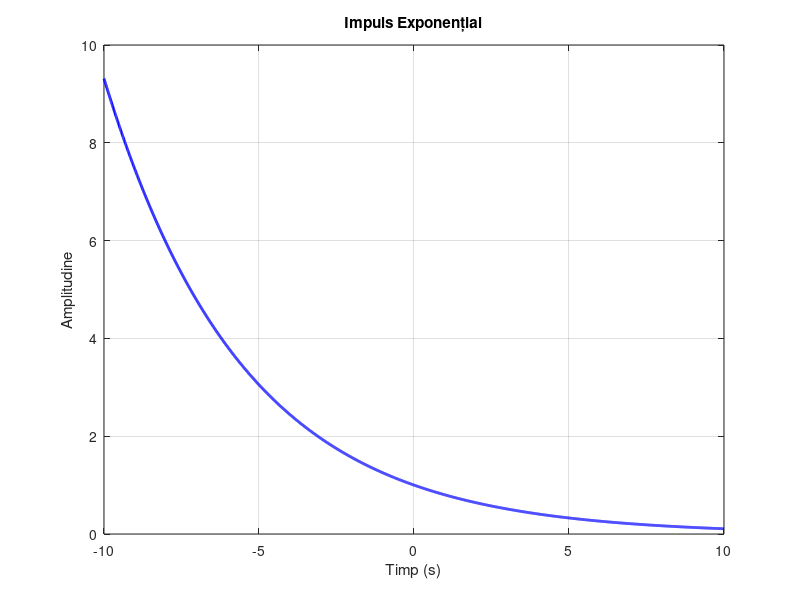

Write the MATLAB code that produced this figure.
% Definirea parametrilor semnalului exponențial
B = 1; % Amplitudinea impulsului
r = 0.8; % Rata de decădere exponențială

% Definirea intervalului de timp
t = -10:0.01:10; % De la -10 la 10 secunde, cu pasul de eșantionare de 0.01 secunde

% Calculul semnalului exponențial
x = B * r .^ t;

% Afișarea semnalului exponențial
plot(t, x, 'b', 'LineWidth', 2);
xlabel('Timp (s)');
ylabel('Amplitudine');
title('Impuls Exponențial');
grid on;
